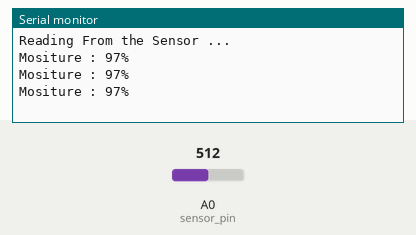
Recording of a sketch running on a simulated Arduino Uno, built with avr-gcc and run on an emulated ATmega328P. On the bench: the last lines printed to the serial monitor. The inputs (shaded band) are chosen by the test bench; at power-on: A0 (sensor_pin) = 512.

Above: at 3.2 s.
3.3 s: A0 (sensor_pin) set to 716
At 3.9 s:
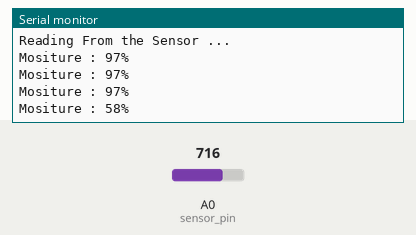
4.8 s: A0 (sensor_pin) set to 900
At 5.4 s:
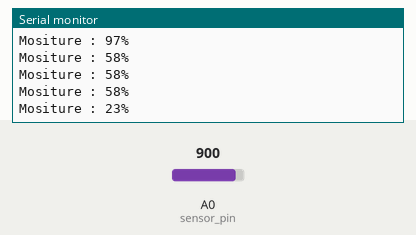
Timing chart, 0 to 7.8 s (numbered marks = the images above; inputs shaded):
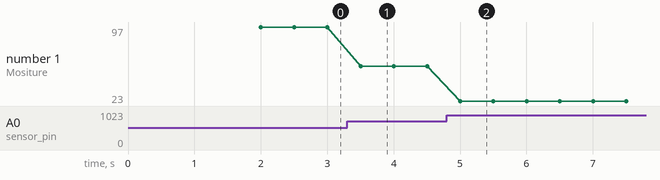

Measured:
- after the input at 3.3 s, the serial monitor: prints a new line after 0.20 s (image 1)
- after the input at 4.8 s, the serial monitor: prints a new line after 0.20 s (image 2)
- plotted number 1: 97 → 58 after the input at 3.3 s, 58 → 23 after the input at 4.8 s

The sketch:

humedad_analoga.ino
```cpp
int sensor_pin = A0;
int output_value;

void setup() {
  Serial.begin(9600);
  Serial.println("Reading From the Sensor ...");
  delay(2000);
  }

void loop() {

  output_value= analogRead(sensor_pin);
  // 1024 = seco 100%, 500 = humedo 100%
  output_value = map(output_value,1024,500,0,100);
  Serial.print("Mositure : ");
  Serial.print(output_value);
  Serial.println("%");
  delay(500);
  }
```
